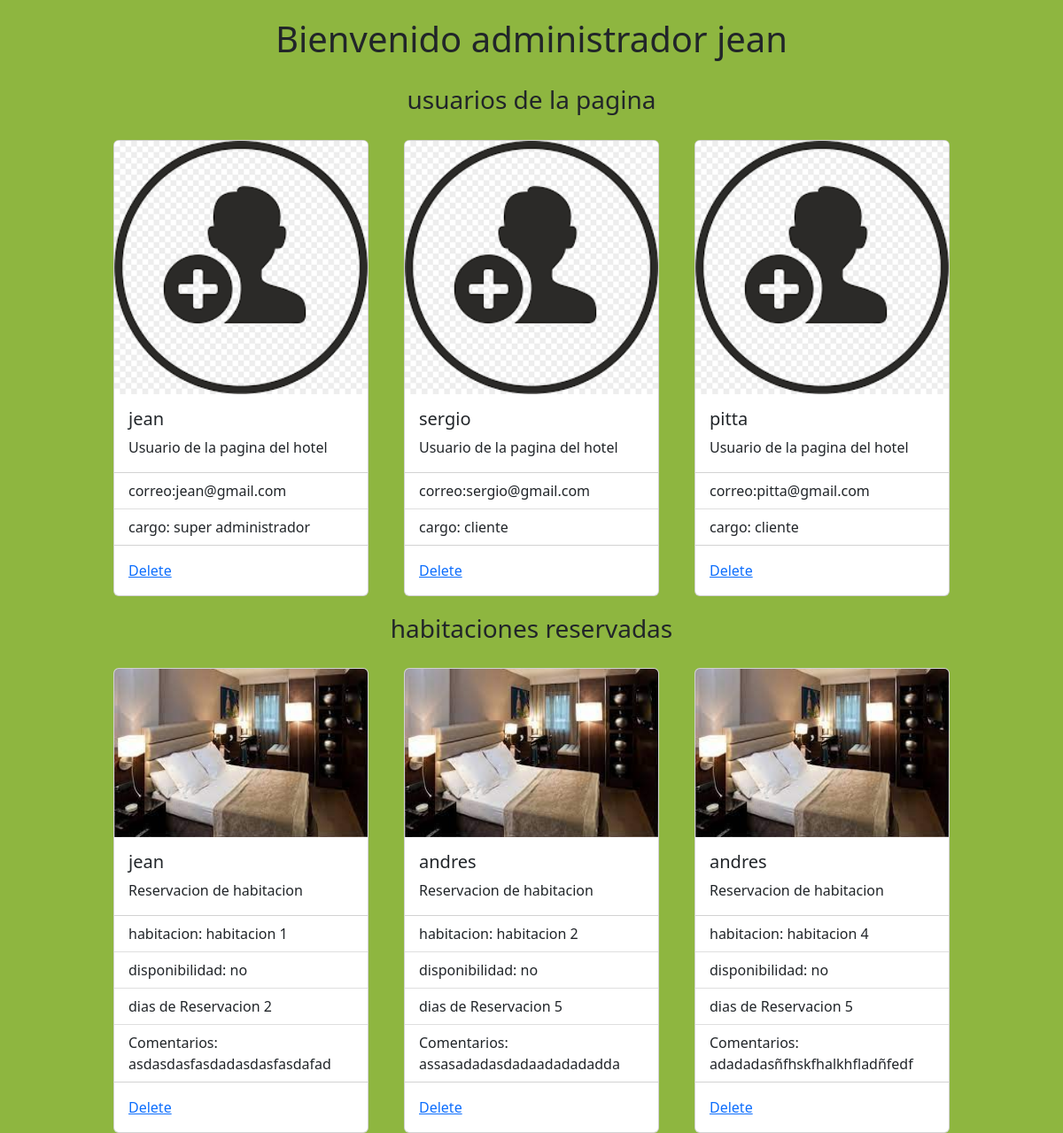
Screenshot of /administrar (signed in) with the database file from the repository.
### tables this page shows
CREATE TABLE "usuarios" (
	"name"	TEXT NOT NULL,
	"email"	TEXT NOT NULL,
	"password"	TEXT NOT NULL,
	"cargo"	TEXT NOT NULL
);

CREATE TABLE "habitaciones" (
	"usuario"	TEXT NOT NULL,
	"habitacion"	TEXT NOT NULL,
	"disponible"	TEXT NOT NULL,
	"dias"	TEXT NOT NULL,
	"comentarios"	TEXT NOT NULL
);

### app.py (the view)
@app.route('/administrar')
def administrar():
    if 'user' in session:
        conn = sql.connect('hotel-database.db')
        cursor = conn.cursor()
        buscarUsuarios = f'SELECT name, email, cargo FROM usuarios'
        cursor.execute(buscarUsuarios)
        usuarios = cursor.fetchall()
        print(usuarios)
        buscarHabitaciones = f'SELECT * FROM habitaciones'
        cursor.execute(buscarHabitaciones)
        habitaciones = cursor.fetchall()
        print(habitaciones)
        return render_template('administrar.html', usuarios=usuarios, habitaciones = habitaciones)
    return render_template('notLogged.html')

### templates/administrar.html (shortened to what this page needs)
<!DOCTYPE html>
<html lang="en">
<head>
    <link href="https://cdn.jsdelivr.net/npm/bootstrap@5.2.2/dist/css/bootstrap.min.css" rel="stylesheet"
>
    <link rel="stylesheet" href="{{url_for('static', filename='css/administrar.css')}}">
</head>
<body>
    <main>
        <h1>Bienvenido administrador {{session.user}}</h1>
        <h3>usuarios de la pagina</h3>
        <div>
            <div class="listas">
                {%for usuario in usuarios%}
                <div class="card" style="width: 18rem;">
                    <img src="{{url_for('static', filename='img/usuario.png')}}" class=" card-img-top" alt="...">
                    <div class="card-body">
                        <h5 class="card-title">{{usuario[0]}}</h5>
                        <p class="card-text">Usuario de la pagina del hotel</p>
                    </div>
                    <ul class="list-group list-group-flush">
                        <li class="list-group-item">correo:{{usuario[1]}}</li>
                        <li class="list-group-item">cargo: {{usuario[2]}}</li>
                    </ul>
                    <div class="card-body">
                        <a href="#" class="card-link">Delete</a>
                    </div>
                </div>
                {%endfor%}
            </div>
        </div>
        <h3>habitaciones reservadas</h3>
        <div class="listas">
            {%for habitacion in habitaciones%}
            <div class="card" style="width: 18rem;">
                <img src="{{url_for('static', filename='img/habitacion.jfif')}}" class=" card-img-top" alt="...">
                <div class="card-body">
                    <h5 class="card-title">{{habitacion[0]}}</h5>
                    <p class="card-text">Reservacion de habitacion</p>
                </div>
                <ul class="list-group list-group-flush">
                    <li class="list-group-item">habitacion: {{habitacion[1]}}</li>
                    <li class="list-group-item">disponibilidad: {{habitacion[2]}}</li>
                    <li class="list-group-item">dias de Reservacion {{habitacion[3]}}</li>
                    <li class="list-group-item">Comentarios: {{habitacion[4]}}</li>
                </ul>
                <div class="card-body">
                    <a href="#" class="card-link">Delete</a>
                </div>
            </div>
            {%endfor%}
        </div>
    </main>
</body>
</html>

### static/css/administrar.css (style rules this page uses)
main { display: flex; flex-direction: column; justify-content: center; align-items: center; gap: 20px; background-color: #8eb640; }
h1 { padding: 0; margin-top: 20px; }
.listas { display: flex; gap: 40px; }

### rows the page displays
usuarios: name "jean", email "jean@gmail.com", cargo "super administrador"
usuarios: name "sergio", email "sergio@gmail.com", cargo "cliente"
usuarios: name "pitta", email "pitta@gmail.com", cargo "cliente"
habitaciones: usuario "jean", habitacion "habitacion 1", disponible "no", dias "2", comentarios "asdasdasfasdadasdasfasdafad"
habitaciones: usuario "andres", habitacion "habitacion 2", disponible "no", dias "5", comentarios "assasadadasdadaadadadadda"
habitaciones: usuario "andres", habitacion "habitacion 4", disponible "no", dias "5", comentarios "adadadasñfhskfhalkhfladñfedf"

### other values shown
{{ session.user }} "jean"
